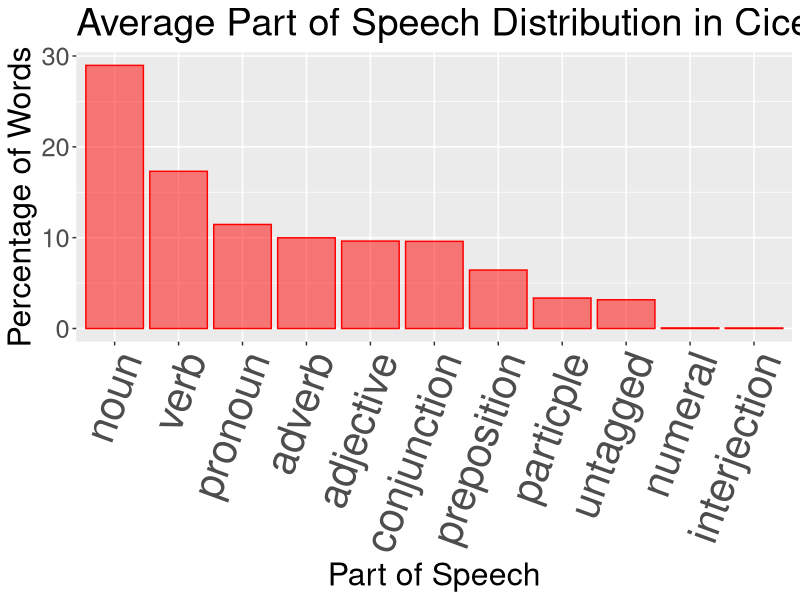
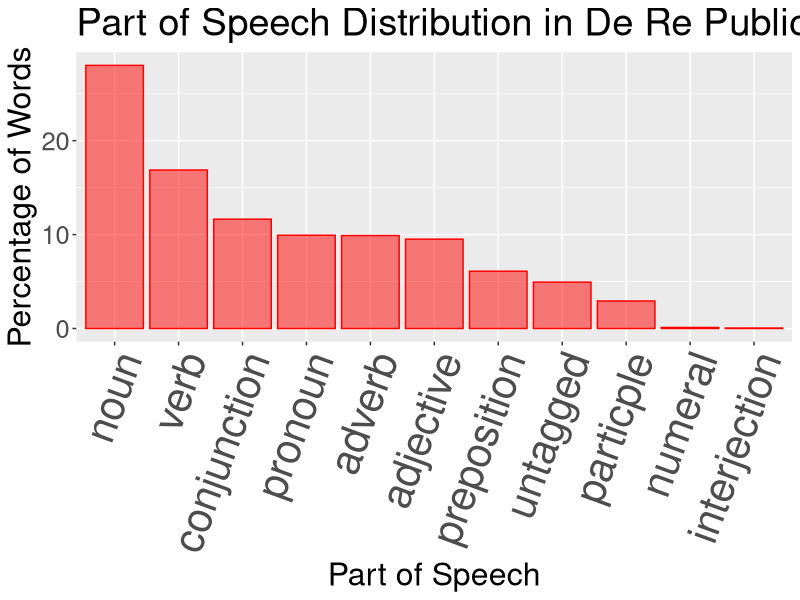
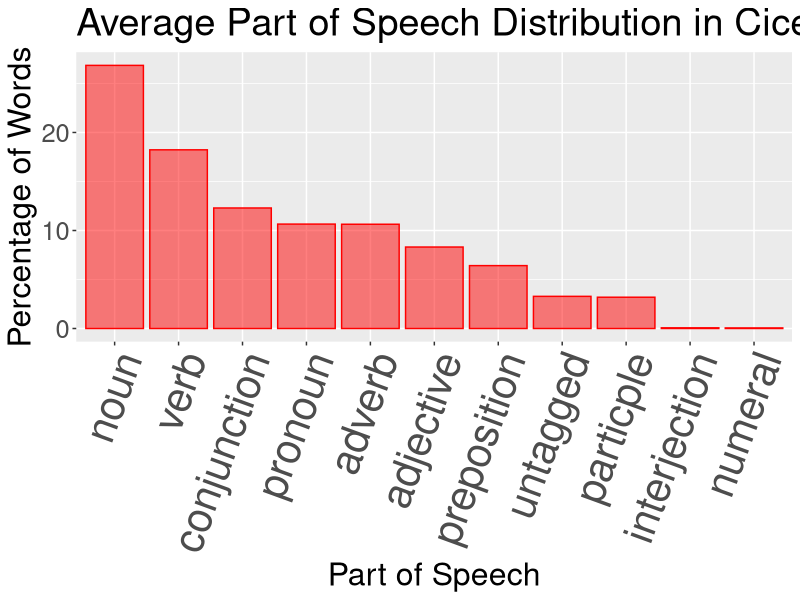

Recreate these plots in R, in order.
setwd("Google Drive/Marc's Stuff/Current Classes/Lati 318 Readings in Cicero/DeRePublicaAnalysis/")

library(ggplot2)
library("reshape2")
library("plyr")

cic_phil_txts <- c("repub", "inventione", "orator", "optgen", "topica", "oratore", "fato", "paradoxa", "partitione", "brut", "consulatu", "leg", "fin", "tusc", "nd", "acad", "cat", "amic", "divinatione", "off", "compet")
cic_orat_txts <- c("quinc", "rosccom","legagr", "ver", "imp", "caecina","cluentio","rabirio", "cat", "murena", "sulla", "flacco", "arch", "postreditum", "domo", "haruspicum", "plancio", "sestio", "vatin", "cael", "prov", "balbo", "milo", "piso", "scauro", "fonteio", "rabirio", "marc", "lig", "deio", "phil")
cic_epis_txts <- c("att", "fam", "brut", "quinc")

cicero_data <- read.csv("cicero_data.csv")
cicero_phil <- cicero_data[cicero_data$text_name %in% cic_phil_txts,]
cicero_orat <- cicero_data[cicero_data$text_name %in% cic_orat_txts,]
cicero_epis <- cicero_data[cicero_data$text_name %in% cic_epis_txts,]
tacitus_data <- read.csv("tacitus_data.csv")
livy_data <- read.csv("livy_data.csv")

sum <- c("num_words", "num_chars", "num_sentences")
for (s in sum) {
  print(mean(cicero_phil[[s]]))
  print(mean(cicero_orat[[s]]))
  print("----")
}

cicero_data <- subset(cicero_data, select=-c(num_sentences, num_words,num_chars))
cicero_phil <- cicero_data[cicero_data$text_name %in% cic_phil_txts,]
cicero_orat <- cicero_data[cicero_data$text_name %in% cic_orat_txts,]
cicero_epis <- cicero_data[cicero_data$text_name %in% cic_epis_txts,]
tacitus_data <- subset(tacitus_data, select=-c(num_sentences, num_words,num_chars))
livy_data <- subset(livy_data, select=-c(num_sentences, num_words,num_chars))


repub <- cicero_data[cicero_data$text_name == 'repub',]
cic_phil <- data.frame("cic_phil", as.list(apply(cicero_phil[,-1], 2, sum)))
cic_orat <- data.frame("cic_orat", as.list(apply(cicero_orat[,-1], 2, sum)))
liv <- data.frame("liv", as.list(apply(livy_data[,-1], 2, sum)))
tac <- data.frame("tac", as.list(apply(tacitus_data[,-1], 2, sum)))

barplot <- function(row, title="") {
  row2 <- row
  row2[['num_interjection']] <- row2[['num_interjection']] + row2[['num_exclamation']]
  row2[['num_untagged']] <- row2[['num_unknown']] + row2[['num_untagged']] + row2[['num_punctuation']]
  row2[['num_noun']] <- row2[['num_noun']] + row2[['num_.']]
  row2 <- subset(row2, select = -c(num_exclamation, num_punctuation, num_unknown, num_.))
  df <- melt(row2)
  df <- mutate(df, prop = value / sum(value))
  df$pos <- rep(NA, nrow(df))
  for (i in 1:nrow(df)) {
    df[i,5] <- substr(df[i,2], 5, nchar(as.character(df[i,2])))
  }
  df$pos <- factor(df$pos,df[order(-df$prop),][['pos']] )
  ggplot(df, aes(x=pos,y=prop*100)) + geom_bar(stat = "identity", col = 'red', fill = 'red', alpha = 0.5) + ylab('Percentage of Words') + xlab('Part of Speech') + ggtitle(title) +
    theme(text = element_text(size=23),axis.text.x = element_text(angle=70, hjust=1, size = 30))
}

png(filename="presentation/fig1.png", width=900, height = 800)
barplot(repub, title = "Part of Speech Distribution in De Re Publica")
dev.off()

png(filename="presentation/fig2.png", width=900, height = 800)
barplot(cic_phil, title = "Average Part of Speech Distribution in Ciceronian Philosophy")
dev.off()

barplot(cic_orat, title = "Average Part of Speech Distribution in Ciceronian Oratory")
